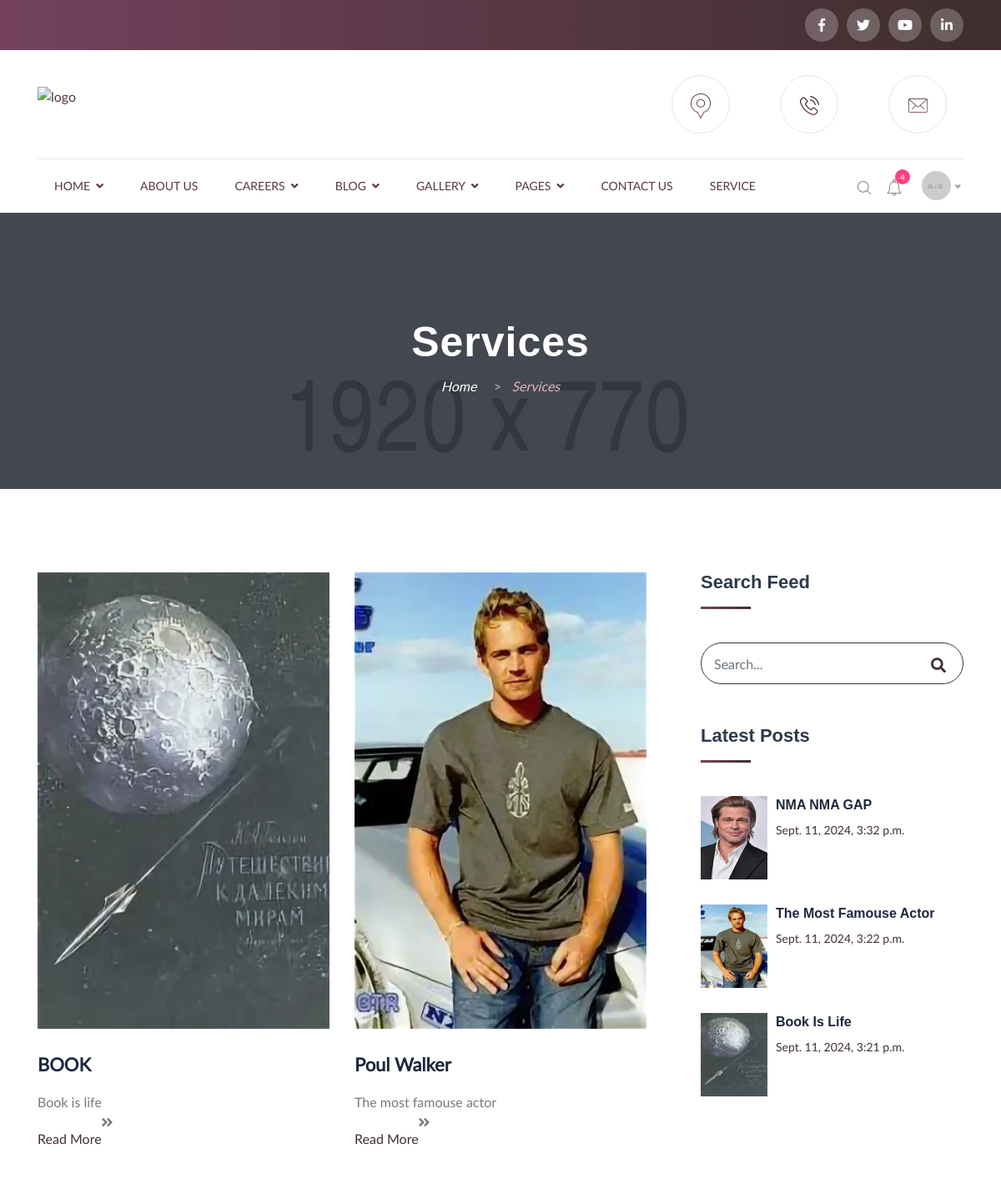
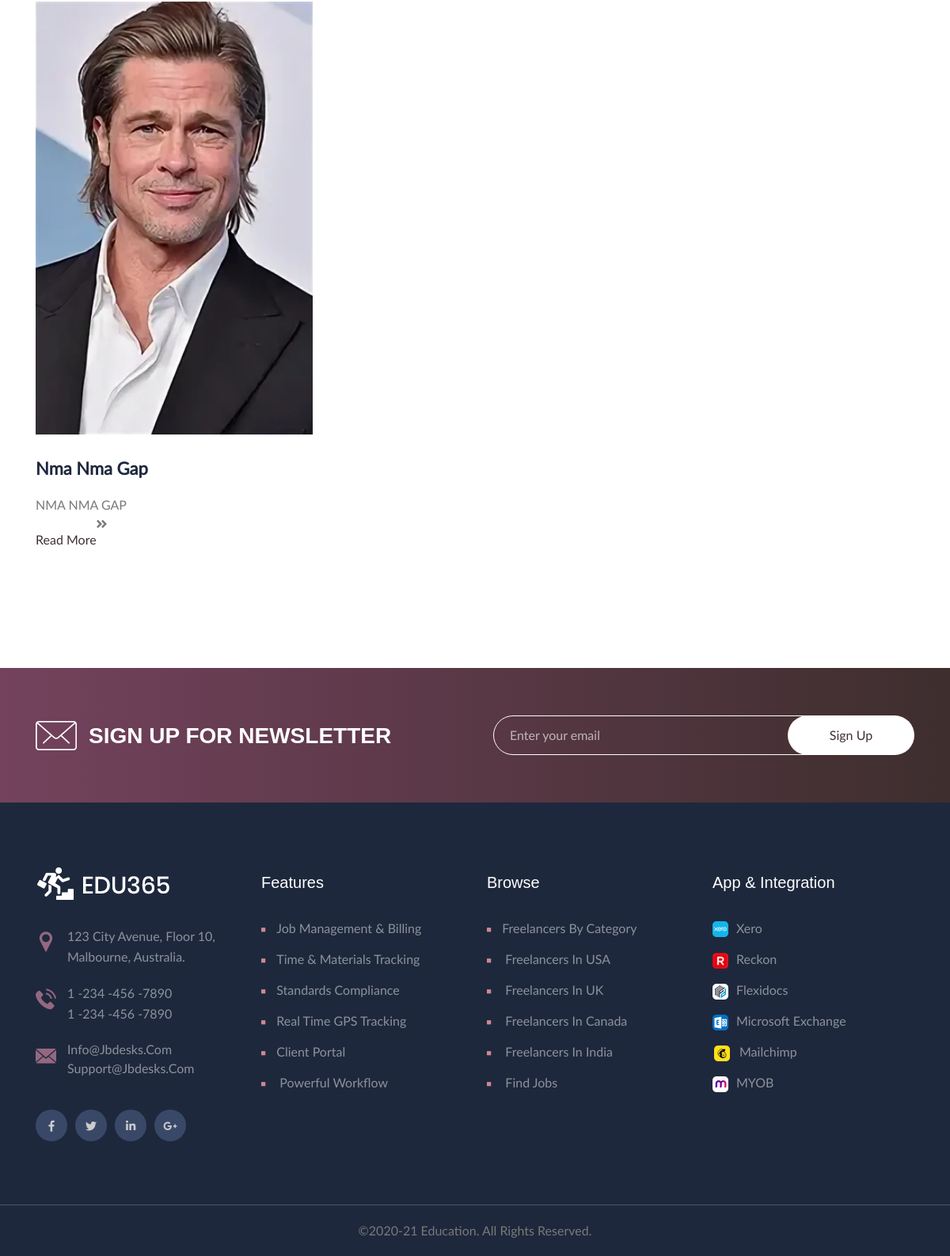
The app's page /service/ with its own data (2 pictures, top to bottom).
### main/models.py (models this page shows)
class Service(models.Model):
    title = models.CharField(max_length=150)
    content = models.TextField()
    image = models.ImageField(upload_to="service/", help_text="O'lcham: 160x250 px")
    book_image = models.ImageField(upload_to="book/image/", help_text="O'lcham 371x202 px")
    created_at = models.DateTimeField(auto_now_add=True)

### main/views.py (the view)
# urls.py: path('service/', ServiceView.as_view(), name="services"),
class ServiceView(View):
    def get(self, request):
        services = Service.objects.all()
        latest_services = Service.objects.order_by('-id')[:3]
        header = Header.objects.first()
        header_images = HeaderImage.objects.filter(header=header)
        context = {
            "services": services,
            "header": header,
            "latest_services": latest_services,
            "header_images": header_images,
        }
        return render(request, "main/service.html", context)

### main/templates/main/service.html (shortened to what this page needs)
{% extends 'base.html' %}
{% block content %}
    <div class="page_title_section float_left">
        <div class="page_header">
            <div class="container">
                <div class="row">
                    <div class="col-lg-12 col-md-12 col-12 col-sm-12">
                        <h1>Services</h1>
                    </div>
                    <div class="col-lg-12 col-md-12 col-12 col-sm-12">
                        <div class="sub_title_section">
                            <ul class="sub_title">
                                <li><a href="#">Home</a> &nbsp;&nbsp;&nbsp; &gt; &nbsp;&nbsp;</li>
                                <li>Services</li>
                            </ul>
                        </div>
                    </div>
                </div>
            </div>
        </div>
    </div>
    <div class="blog_wrapper float_left">
        <div class="container">
            <div class="row">
                <div class="col-xl-8 col-lg-8 col-md-12 col-sm-12 col-xs-12">
                    <div class="row">
                        {% for service in services %}
                        <div class="col-md-6">
                            <div class="blog-post-wrapper iner_blog">
                                <div class="post-thumbnail">
                                    <img src="{{ service.image.url }}" class="img-responsive" alt="Image">
                                </div>
                                <div class="blog-content edu_service_header">
                                    <header class="entry-header">
                                        <h4 class="entry-title edu_service_heading">
                                            <a href="{% url 'main:service_detail' pk=service.pk %}">{{ service.title }}</a>
                                        </h4>
                                    </header>
                                    <div class="entry-content">
                                        <p>{{ service.content|truncatewords:20 }}</p>
                                    </div>
                                    <a href="{% url 'main:service_detail' pk=service.pk %}" class="blog_read">Read More</a>
                                    <i class="fa fa-angle-double-right" aria-hidden="true"></i>
                                </div>
                            </div>
                        </div>
                        {% endfor %}
                    </div>
                </div>
                <div class="col-xl-4 col-lg-4 col-md-12 col-sm-12 col-xs-12 right_sidebar blog_single_sidebar">
                    <div class="sidebar_widget float_left">
                        <div class="widget_heading">
                            <h2>Search feed</h2>
                        </div>
                        <form class="search_form" role="search">
                            <div class="form-group">
                                <input type="text" class="form-control" placeholder="Search...">
                            </div>
                            <button type="submit"><i class="fa fa-search"></i></button>
                        </form>
                    </div>
                    <div class="sidebar_widget float_left">
                        <div class="widget_heading">
                            <h2>Latest Posts</h2>
                        </div>
                        {% for service in latest_services %}
                            <div class="blog_wrapper22 float_left">
                                <div class="blog_image">
                                    <img src="{{ service.image.url }}" class="img-responsive" alt="blog_img1" style="height: 100px; width: 80px;" />
                                </div>
                                <div class="blog_text">
                                    <h5><a href="#">{{ service.content }}</a></h5>
                                    <div class="blog_date">{{ service.created_at }}</div>
                                </div>
                            </div>
                        {% endfor %}
                    </div>
                </div>
            </div>
        </div>
    </div>
    <div class="edu_letter_main_wrapper float_left">
        <div class="container">
            <div class="edu_left_envo">
                <img src="images/innn.png" alt="img">
                <h3>Sign Up for Newsletter</h3>
            </div>
            <div class="edu_right_form">
                <input type="text" placeholder="Enter your email">
                <button>Sign Up</button>
            </div>
        </div>
    </div>
{% endblock content %}

### records on screen
Service: image (picture), title "BOOK", content "Book is life", content "Book Is Life", created_at "Sept. 11, 2024, 3:21 p.m."
Service: image (picture), title "Poul Walker", content "The most famouse actor", content "The Most Famouse Actor", created_at "Sept. 11, 2024, 3:22 p.m."
Service: image (picture), title "Nma Nma Gap", content "NMA NMA GAP", created_at "Sept. 11, 2024, 3:32 p.m."
